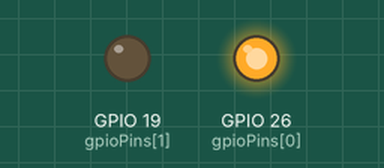
Bench run of a program on a simulated Raspberry Pi (BCM pin numbers). On the bench: output pins drawn as LEDs (lit = HIGH). The clock reads 2024-03-15 10:24:30 at power-on unless the program sets it.

Above: at 0.1 s.
At 1.1 s:
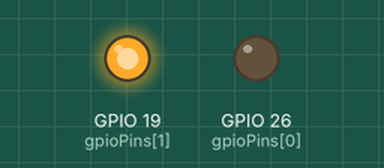
Timing chart, 0 to 2.6 s (numbered marks = the images above):
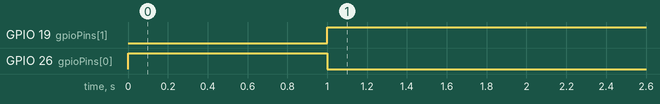

The program:

opdracht8a.py
```python
import RPi.GPIO as GPIO
import time

# definieer pinnen
gpioPins = [26, 19]

GPIO.setmode(GPIO.BCM)
# zet pinnen als output
for i in gpioPins:
    GPIO.setup(i, GPIO.OUT)

while True:
    # verstreken tijd in milliseconden
    milliseconds = int(round(time.time() * 1000))

    if milliseconds % 2000 == 0:
        GPIO.output(gpioPins[0], GPIO.HIGH)
        GPIO.output(gpioPins[1], GPIO.LOW) # tweede led tegenovergesteld
    # uit na zoveel miliseconden voorbij totale knippertijd
    elif milliseconds % 2000 == 1000:
        GPIO.output(gpioPins[0], GPIO.LOW)
        GPIO.output(gpioPins[1], GPIO.HIGH) # tweede led tegenovergesteld
```

Measured:
- by itself, GPIO 19 (gpioPins[1]): LOW → HIGH at 1.0 s
- by itself, GPIO 26 (gpioPins[0]): LOW → HIGH at 0.00 s, → LOW 1.0 s later
